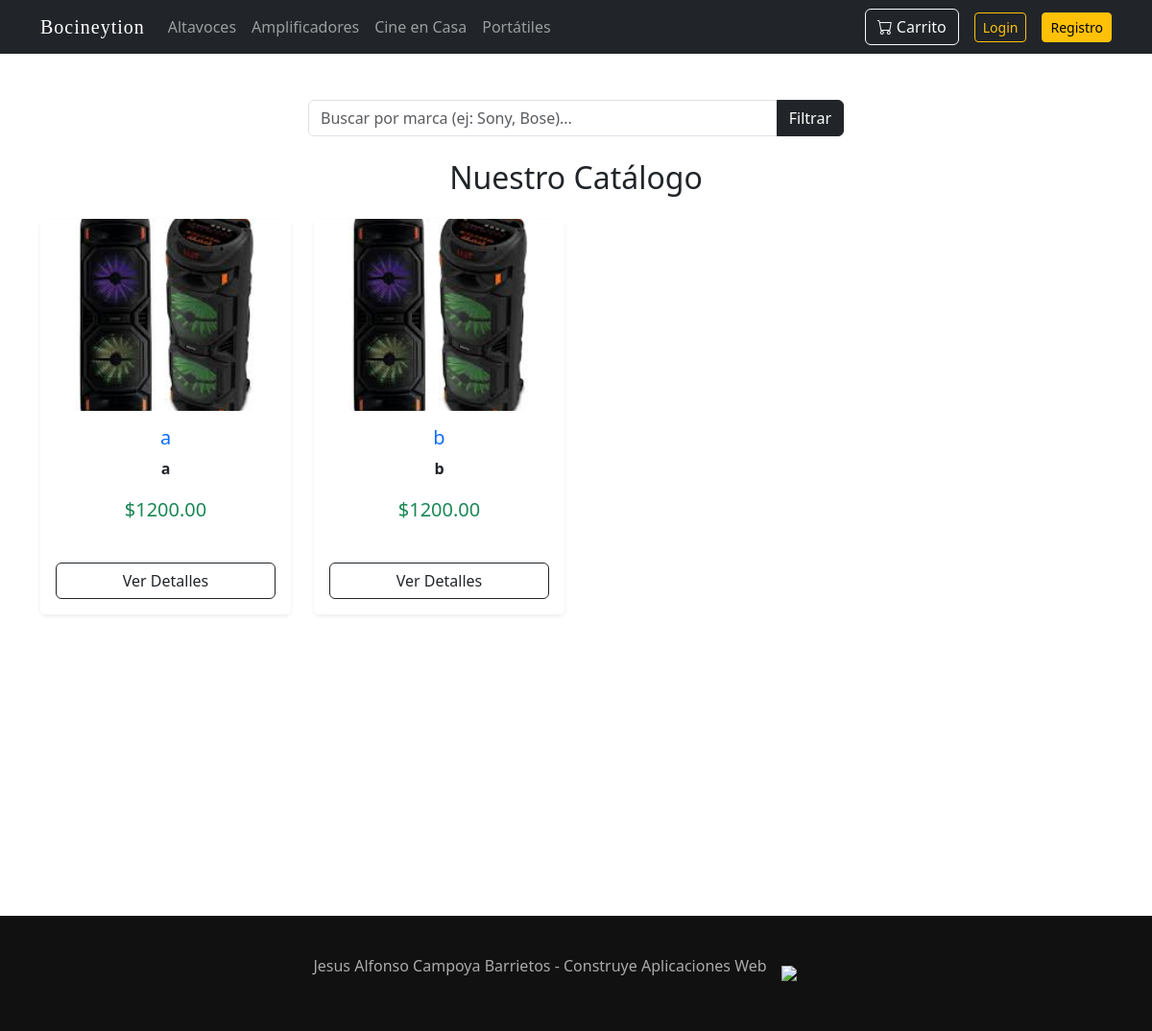
The page / on the database its author committed.
### app_admin/models.py (models this page shows, shortened)
class Producto(models.Model):
    CATEGORIAS = [
        ("altavoces", "Altavoces"),
        ("amplificadores", "Amplificadores"),
        ("cine", "Cine en Casa"),
        ("portatiles", "Portátiles"),
    ]
    categoria = models.CharField(max_length=20, choices=CATEGORIAS)
    marca = models.CharField(max_length=100)
    modelo = models.CharField(max_length=100)
    tipo_conectividad = models.CharField(max_length=100)
    numero = models.IntegerField()
    stock = models.IntegerField()
    precio = models.DecimalField(max_digits=10, decimal_places=2)
    imagen = models.ImageField(upload_to='productos/', blank=True, null=True)

### app_admin/views.py (the view)
# urls.py: path('', views.TiendaView.as_view(), name='tienda-home'),
class TiendaView(ListView):
    model = Producto
    template_name = 'usuario/tienda_home.html'
    context_object_name = 'productos'
    def get_queryset(self):
        query = self.request.GET.get('marca')
        if query:
            return Producto.objects.filter(marca__icontains=query)
        return Producto.objects.all()

### app_admin/templates/usuario/tienda_home.html (shortened to what this page needs)
{% extends 'usuario/base_public.html' %}
{% block content %}
<div class="container mt-5">
    <form method="get" class="mb-4 d-flex justify-content-center">
        <div class="input-group w-50">
            <input type="text" name="marca" class="form-control" placeholder="Buscar por marca (ej: Sony, Bose)..." value="{{ request.GET.marca }}">
            <button class="btn btn-dark" type="submit">Filtrar</button>
        </div>
    </form>
    <h2 class="text-center mb-4">Nuestro Catálogo</h2>
    <div class="row">
        {% for producto in productos %}
        <div class="col-md-3 mb-4">
            <div class="card h-100 shadow-sm border-0">
                {% if producto.imagen %}
                    <img src="{{ producto.imagen.url }}" class="card-img-top" alt="{{ producto.modelo }}" style="height: 200px; object-fit: cover;">
                {% else %}
                    <div class="bg-secondary text-white d-flex justify-content-center align-items-center" style="height: 200px;">Sin Imagen</div>
                {% endif %}
                <div class="card-body text-center">
                    <h5 class="card-title text-primary">{{ producto.marca }}</h5>
                    <p class="card-text fw-bold">{{ producto.modelo }}</p>
                    <p class="text-success fs-5">${{ producto.precio }}</p>
                </div>
                <div class="card-footer bg-white border-0 text-center pb-3">
                    <a href="{% url 'producto-public-detail' producto.pk %}" class="btn btn-outline-dark w-100">Ver Detalles</a>
                </div>
            </div>
        </div>
        {% empty %}
        <p class="text-center">No se encontraron productos.</p>
        {% endfor %}
    </div>
</div>
{% endblock %}

### rows shown on the page
Producto: imagen (picture), marca "a", modelo "a", precio "1200.00"
Producto: imagen (picture), marca "b", modelo "b", precio "1200.00"
